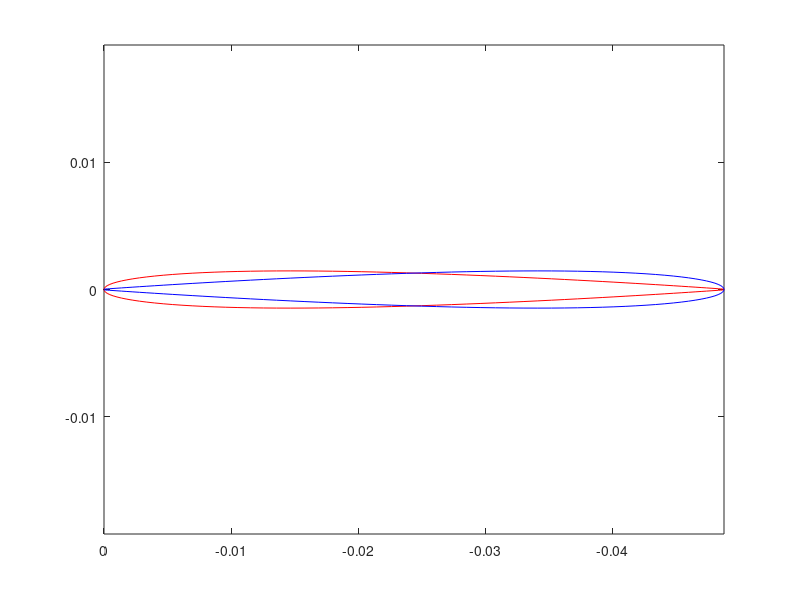
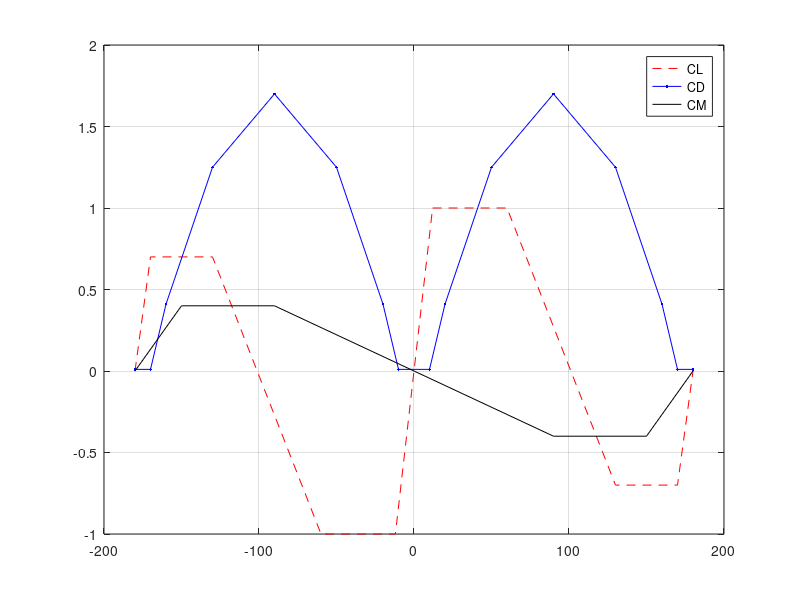

MATLAB code for these plots, in order: (Note: this script raises an error after producing the figures.)
%% Script per creare la Geometria 3D
clear all 
close all
addpath(genpath('BLACKBOX'));
%% Input Data
Chord=0.0488;
p_c=20; % numero di profili di "Transizione" nella parte centrale
l=0.3; % lunghezza della pala avente un profilo 2D definito, NON corrisponde alla lunghezza del boomerang
delta=30*pi/180; %Angolo di freccia
beta=0.5*pi/180; %Angolo di Diedro
pitch=4*pi/180; %Pitch angle
num=20; %Numero di profili totale su ciascuna metà;
PARA=2.; %Parametro che permette di modificare la curvatura centrale (più si avvicna ad 1 pù dietro forma una V
% Profile 2D Shape
%% Profilo 2D flip e analisi
Profile2D=importdata('Naca0006.dat');
Xp=-[0; fliplr(Profile2D(1:65,1)')' ; fliplr(Profile2D(66:end,1)')'].*Chord;
Zp=[0 ;fliplr(Profile2D(1:65,2)')' ; fliplr(Profile2D(66:end,2)')'].*Chord;
Xp_flip=-(Chord/2.*ones(size(Xp))+Xp)+Chord/2.*ones(size(Xp))-Chord;
Zp_flip=(Zp);
[n,~]=size(Xp);
%Clock-wise direction regeneration
Xp_flip=[fliplr(Xp_flip(1:n/2)')';fliplr(Xp_flip(n/2+1:end)')'];
Zp_flip=[fliplr(Zp_flip(1:n/2)')';fliplr(Zp_flip(n/2+1:end)')'];
figure()
plot(Xp,Zp,'r');
hold on
plot(Xp_flip,Zp_flip,'b');
axis equal
set(gca,'Xdir','reverse')
[n,~]=size(Xp);
%Clock-wise direction regeneration

%% Creazione dell Info Box
alpha_cd=[-180 -170 -160 -130 -90 -50 -20 -10 10 20 50 90 130 160 170 180];
CD_t=[0.01 0.01 0.41 1.25 1.7 1.25 0.41 0.01 0.01 0.41 1.25 1.7 1.25 0.41 0.01 0.01];
alpha_cm=[-180 -150 -90 0 90 150 180];
CM_t=[0 0.4 0.4 0 -0.4 -0.4 0];
alpha_cl=[-180 -170 -130 -60 -12 12 60 130 170 180];
CL_t=[0 0.7 0.7 -1.0 -1.0 1.0 1.0 -0.7 -0.7 0];
figure()
plot(alpha_cl,CL_t,'--r');
hold on
plot(alpha_cd,CD_t,'.-b');
plot(alpha_cm,CM_t,'k');
grid on
legend('CL','CD','CM');
BoomInfo.Aero.alpha_cl=alpha_cl;
BoomInfo.Aero.alpha_cd=alpha_cd;
BoomInfo.Aero.alpha_cm=alpha_cm;
BoomInfo.Aero.Cl=CL_t;
BoomInfo.Aero.Cd=CD_t;
BoomInfo.Aero.Cm=CM_t;
%% Creazione dell Info Box
BoomInfo.Pianta.l=l;
BoomInfo.Pianta.freccia=delta;
BoomInfo.Pianta.diedro=beta;
BoomInfo.Pianta.pitch=pitch;
BoomInfo.Geom3D.p_c=p_c;
BoomInfo.Geom3D.num=num;
BoomInfo.Geom3D.PARA=PARA;
BoomInfo.Profile.Chord=Chord;
BoomInfo.Profile.Xp_dx=Xp;
BoomInfo.Profile.Xp_sx=Xp_flip;
BoomInfo.Profile.Zp_dx=Zp;
BoomInfo.Profile.Zp_sx=Zp_flip;
n=num+p_c;
R=650;
Dens_i=[R.*ones(1,n-p_c-1) R*ones(1,2*p_c-1) R.*ones(1,n-p_c-1)];
[BoomInfo] = Boom3DShape(BoomInfo,'Info','Density_variation',Dens_i);


BoomInfo.Mecc.I_rho
BoomInfo.Mecc.m
%% Initial condition
theta0=0.0*pi/180;
phi0=0*pi/180;
psi0=0*pi/180;

Tl_0=[cos(theta0)*cos(psi0), cos(theta0)*sin(psi0), -sin(theta0)
    -cos(phi0)*sin(psi0)+sin(phi0)*sin(theta0)*cos(psi0), cos(phi0)*cos(psi0)+sin(phi0)*sin(theta0)*sin(psi0), sin(phi0)*cos(theta0)
    sin(phi0)*sin(psi0)+cos(phi0)*sin(theta0)*cos(psi0), -sin(phi0)*cos(psi0)+cos(phi0)*sin(theta0)*sin(psi0), cos(phi0)*cos(theta0)];

r0=10*2*pi;
theta=10*pi/180;
D=60*pi/180;
phi=85*pi/180;
Vs=15;


theta0=0*pi/180;
phi0=0*pi/180;
psi0=0*pi/180;
Tl_0=[cos(theta0)*cos(psi0), cos(theta0)*sin(psi0), -sin(theta0)
    -cos(phi0)*sin(psi0)+sin(phi0)*sin(theta0)*cos(psi0), cos(phi0)*cos(psi0)+sin(phi0)*sin(theta0)*sin(psi0), sin(phi0)*cos(theta0)
    sin(phi0)*sin(psi0)+cos(phi0)*sin(theta0)*cos(psi0), -sin(phi0)*cos(psi0)+cos(phi0)*sin(theta0)*sin(psi0), cos(phi0)*cos(theta0)];
z0= 1.8; % initial altitude
psi=pi-D;

T0=[cos(theta)*cos(psi), cos(theta)*sin(psi), -sin(theta)
    -cos(phi)*sin(psi)+sin(phi)*sin(theta)*cos(psi), cos(phi)*cos(psi)+sin(phi)*sin(theta)*sin(psi), sin(phi)*cos(theta)
    sin(phi)*sin(psi)+cos(phi)*sin(theta)*cos(psi), -sin(phi)*cos(psi)+cos(phi)*sin(theta)*sin(psi), cos(phi)*cos(theta)];
V_tip=(T0*Tl_0*[Vs*cos(theta)*cos(D);-Vs*cos(theta)*sin(D);Vs*sin(theta)])'; %Velocità della tip nel piano del boomerang
r_mano=[0 0 r0];
P_tip=BoomInfo.Aero.P_Finish_Dx;
ustart=V_tip+cross(r_mano,-P_tip');

eul=[psi theta phi];
quat = eul2quat( eul );
quat=[quat(2) quat(3) quat(4) quat(1)];

A = quatToAtt( quat )
T0
tfin=40;


[V_dx_b,V_sx_b]=InitialConditionPlot(Tl_0,T0,ustart',[0;0;r0],BoomInfo);


options = odeset('Events', @EventsQUAT,'RelTol',1e-4,'AbsTol',1e-6);
Y0=[quat 0 0 r0  ustart(1) ustart(2) ustart(3) 0 0 z0 ]';
%%
tic
[TOUT,YOUT_quat] = ode45(@(t,y)EquationOfMotionsQuaternion(t,y,BoomInfo,Tl_0),[0 tfin],Y0,options); %
toc
euler=[];
for i=1:numel(TOUT)
euli = quatToEuler(YOUT_quat(i,1:4) );
euler(i,:)=[euli(2) euli(1) euli(3)];
end
YOUT=[unwrap(euler) YOUT_quat(:,5:end)];
YOUT_Q=YOUT;
save('YOUT_QUAT','YOUT_Q')
%%
% figure()
% plot(phi_vect*180/pi,Dist,'b','linewidth',1.2)
% hold on
% grid on
% xlabel('$\Phi$','fontsize',11,'interpreter','latex');
% set(gca,'TickLabelInterpreter','latex')
% ylabel('DIST','fontsize',11,'interpreter','latex');
% title('Boomerang Traiectory Function of $\Phi$','fontsize',12,'interpreter','latex');
%% Plot
linecolors={'r' 'y' 'c' 'g' 'b' 'k'};
[handles]=plotNy(TOUT(:),YOUT(:,1)*180/pi,1,...
    TOUT(:),YOUT(:,2)*180/pi,1,...
    TOUT(:),YOUT(:,3)*180/pi,1,...
    TOUT(:),YOUT(:,6),2,...
    TOUT(:),YOUT(:,4),2,...
    TOUT(:),YOUT(:,5),2,...
    TOUT(:),YOUT(:,10),3,...
    TOUT(:),YOUT(:,11),3,...
    TOUT(:),YOUT(:,12),3,...
    'YAxisLabels',{ 'Angle [°]' 'Angular Rate [rad/s]' 'Position [m]'},...
    'Linewidth',1,...
    'XLim',[0,TOUT(end)],...
    'XAxisLabel','time[s]',...
    'TitleStr','Lancio Finale',...
    'FontSize',10,...
    'LegendString',{'Theta' 'Phi' 'Psi' 'r' 'p' 'q' 'x' 'y' 'z'});
grid on

%% grafico
PlotTipDxSx(TOUT,YOUT,BoomInfo,Tl_0)
PlotAeroForce(YOUT,TOUT,BoomInfo)
%% grafico rapporto di avanzamento e velocità
chi= YOUT(:,6).*BoomInfo.Pianta.l*cos(BoomInfo.Pianta.freccia)/(vecnorm(YOUT(:,7:9)'))';
V=(vecnorm(YOUT(:,7:9)'))';
figure(20)
plot(TOUT(:),chi);
title('time vs $\chi$','Interpreter','latex');
xlabel('t [s]');
ylabel('$\chi$','Interpreter','latex');
figure(21)
plot(TOUT(:),V);
title('Velocità');
%% MASSIMA DISTANZA E TEMPO DI RITORNO
% esclusione tocco terra
if YOUT(end,12) <= 0.01
    % messo a inf -> caso peggiore che sarà scartato dall'ottimizzatore
    % perchè cade a terra
    t_min = inf;
    r_max = -inf;
    % il boomerang ritorna e sono in grado di riprenderlo
else
    t_min = TOUT(end);
    r_max = max(sqrt(YOUT(:,10).^2+YOUT(:,11).^2+YOUT(:,12).^2));
end

disp('-------------------------------------------------------------------')
fprintf('Tempo di ritorno calcolato: %.5f s\n', t_min)
fprintf('Massima distanza percorsa: %.5f m\n', r_max)
disp('-------------------------------------------------------------------')
%%
Time=TOUT(:);
x=YOUT(:,10);
y=YOUT(:,11);
z=YOUT(:,12);
Phi=YOUT(:,2)*180/pi;
Psi=YOUT(:,3)*180/pi;
Theta=YOUT(:,1)*180/pi;
save('T.mat','Time','Theta' ,'Phi' ,'Psi' , 'x' ,'y' ,'z');
